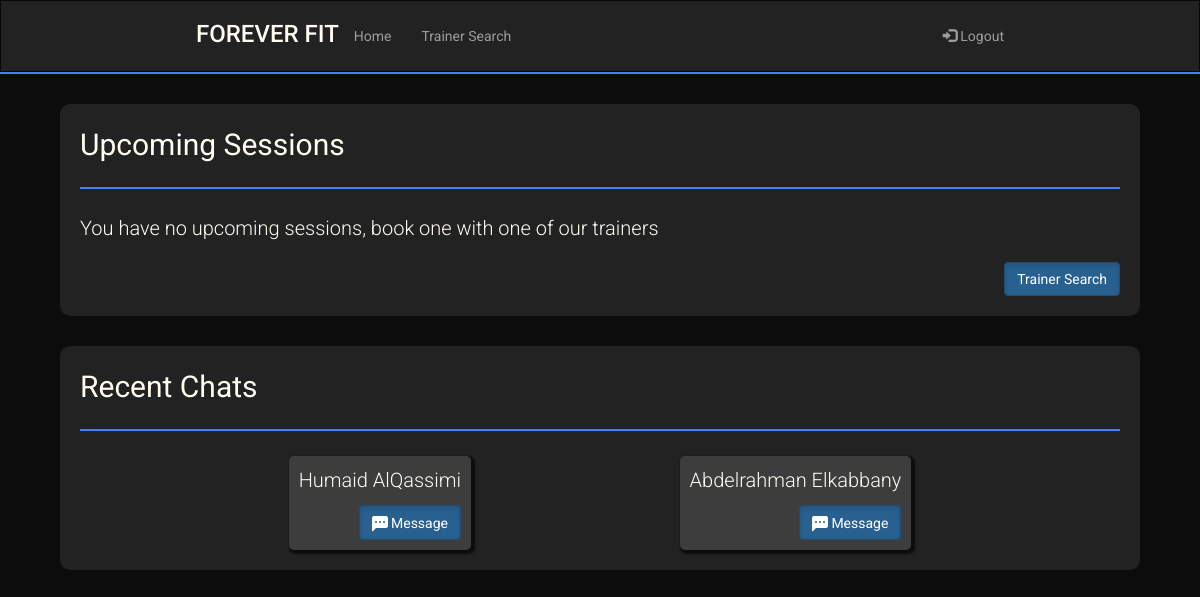
The page /Home (signed in) on the database as committed earlier.
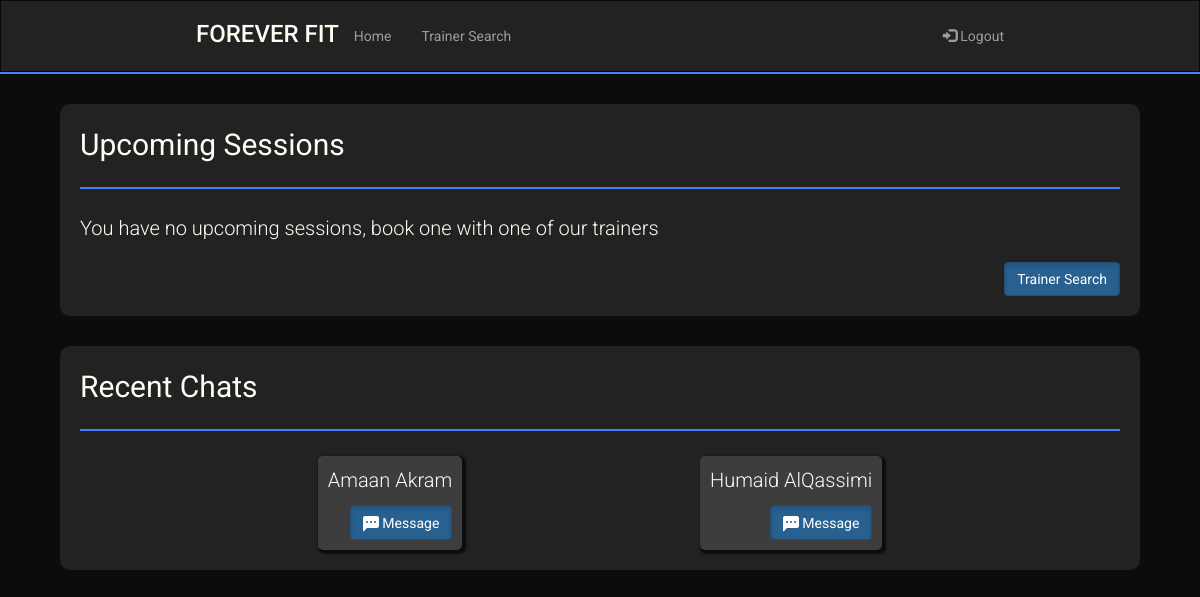
The same page on the database as committed later.
### sql_db.py (models this page shows)
class UserRooms(UserMixin,db.Model):
    __tablename__ = 'user_rooms'
    id = db.Column(db.Integer, primary_key = True, autoincrement = True)
    trainee_username = db.Column(db.String(80),db.ForeignKey('user.username'))
    trainee_fname = db.Column(db.String(80))
    trainee_lname = db.Column(db.String(80))
    trainer_username = db.Column(db.String(80),db.ForeignKey('user.username'))
    trainer_fname = db.Column(db.String(80))
    trainer_lname = db.Column(db.String(80))

### routes.py (the view)
@app.route('/Home')
def Home():
    if(current_user.isTrainer != True):
        recent_rooms = get_limit_rooms_by_trainee_id(current_user.username,2)
        return render_template('home.html',recent_rooms=recent_rooms)
    else:
        recent_rooms = get_limit_rooms_by_trainer_id(current_user.username,2)
        return render_template('trainer-home.html',recent_rooms=recent_rooms)

### main.py (called while the page is built)
    @login.user_loader
    def load_user(uname):
        return User.query.get(uname)

### sql_db.py (called while the page is built)
def get_limit_rooms_by_trainee_id(uname,limit):
    return UserRooms.query.filter_by(trainee_username = uname).order_by(desc(UserRooms.id)).limit(limit).all()

### templates/home.html (shortened to what this page needs)
<!DOCTYPE html>
<html lang="en">
    <head>
        <link rel="stylesheet" href="https://maxcdn.bootstrapcdn.com/bootstrap/3.4.1/css/bootstrap.min.css" />
        <link rel="stylesheet" href="../static/main.css" />
    </head>
    <body>
        <header>
            <nav class="navbar navbar-inverse" style="border-radius: 0px; margin-bottom: 0px;">
                <div class="container-fluid">
                    <div class="navbar-header mobile-center">
                        <h3 class="logo" href="#">FOREVER FIT</h3>
                    </div>
                    <ul class="nav navbar-nav laptop">
                        <li><a href="/">Home</a></li>
                        <li><a href="/TrainerSearch">Trainer Search</a></li>
                    </ul>
                    <ul class="nav navbar-nav navbar-right laptop">
                        <li>
                            <a href="/logout"><span class="glyphicon glyphicon-log-in"></span> Logout</a>
                        </li>
                    </ul>
                </div>
            </nav>
            <hr class="header-hr"/>
        </header>
        <main>
            <div class=" widget-holder">
                <div class="widget">
                    <div class="big">Upcoming Sessions</div>
                    <hr>
                    <div class="small">You have no upcoming sessions, book one with one of our trainers</div>
                    <br>
                    <a href="/TrainerSearch" class="btn btn-primary active btn-right" role="button">Trainer Search</a>
                </div>
                <div class="widget">
                    <div class="big">Recent Chats</div>
                    <hr>
                    {% if recent_rooms %}
                        <div class="flex-row">
                            {% for rooms in recent_rooms %}
                                <div class="home-trainer">
                                    <p class="small">{{rooms.trainer_fname}} {{rooms.trainer_lname}}</p>
                                    <a href="/chat/{{rooms.trainer_username}}" class="btn btn-primary active btn-right" role="button">
                                        Message
                                    </a>
                                </div>
                            {% endfor %}
                        </div>
                    {% else %}
                        <div class="small">No recent chats, pair up with a trainer and start a chat with them</div>
                        <br>
                        <a href="/TrainerSearch" class="btn btn-primary active btn-right" role="button">Trainer Search</a>
                    {%endif%}
                </div>
            </div>
        </main>
    </body>
</html>

Rows that differ between the two databases and show on the page:
no longer on this page (row edited): UserRooms: trainer_fname "Abdelrahman", trainer_lname "Elkabbany"
added UserRooms: trainer_fname "Amaan", trainer_lname "Akram"
